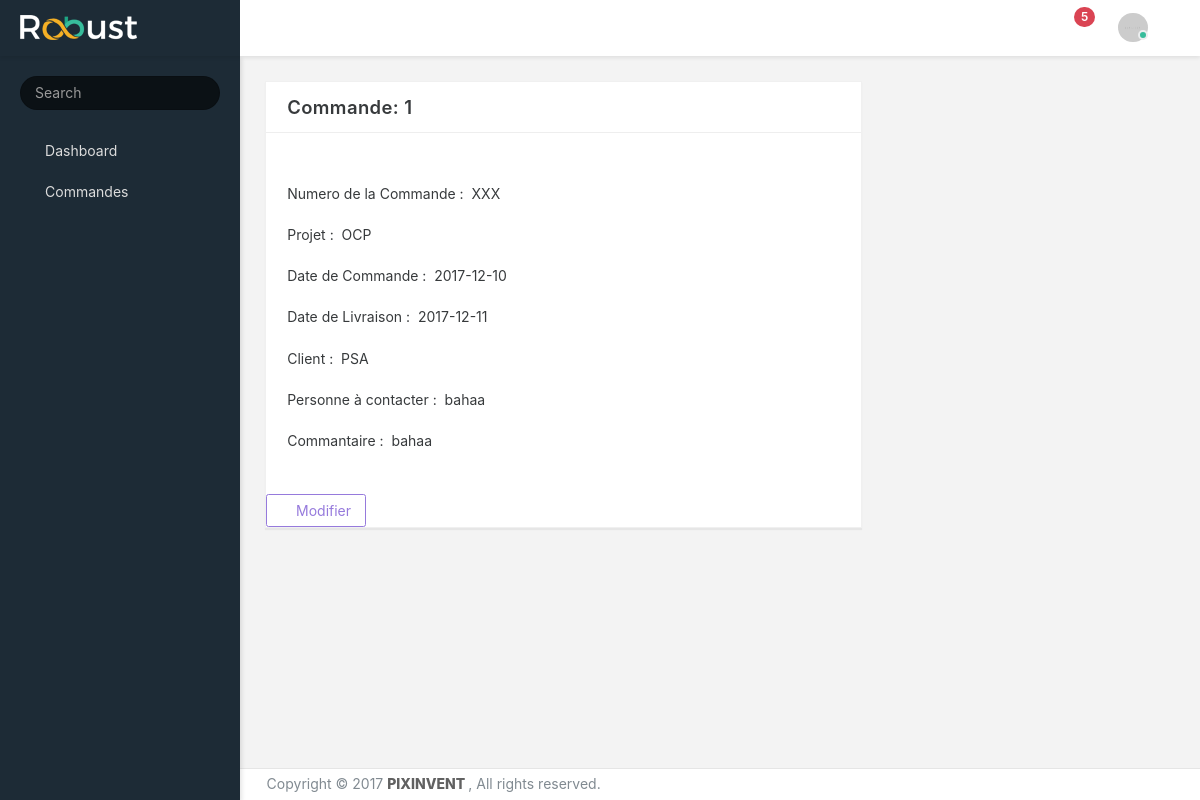
/Commande/info.php?id=1, run on the app's committed database.
### tables this page shows
CREATE TABLE commandes(
   id               int           NOT NULL     AUTO_INCREMENT,
   client_id        int           NOT NULL,
   numero           varchar(8)    NOT NULL,
   projet           varchar(10)   NOT NULL  ,
   date_commande    date          NOT NULL  ,
   date_livraison   date          NOT NULL  ,
   client           varchar(20)   NOT NULL  ,
   contact          varchar(20),
   commentaire      text,
   statuts          int          default 0,
   PRIMARY KEY (id)
);

### include/Basedonner.php (called while the page is built, shortened)
<?php
class BaseDonner
{
    function __construct($table, $columns)
    {
        $this->columns = $columns;
        $prop = array();
        foreach ($this->columns as $col) {
            $prop[$col] = '';
        }
        try{
            $this->db = new PDO('mysql:host=' . db_host . ';dbname=' . db_name, db_user, db_pass);
        }
        catch(PDOException $ex){
            die('impossible de se connecter a la base de donner');
        }
    }
    public static function trouver($col, $val)
    {
        $personne = new static();
        $stmt = $personne->db->prepare("SELECT * FROM " . static::table . " WHERE $col = :val limit 1");
        $stmt->execute(array(
                        ':val' => $val,
                       ));
        if ($stmt->rowCount() == 0)
            return false;
        else{
            $resultat = $stmt->fetchObject();
            foreach ($personne->columns as $col) {
                if(array_key_exists($col, $resultat))
                    $personne->$col = $resultat->$col;
            }
            $personne->id = $resultat->id;
            return $personne;
        }
    }
}

### include/outils.php (called while the page is built, shortened)
<?php
require_once('basedonner.php');
function lien($lien)
{
    return site . $lien;
}

### Commande/info.php (the view, shortened to what this page needs)
<?php
require __DIR__. '/../include/outils.php';
$commande = new commande();
$commande = $commande->trouver('id', $_GET['id']);
?>
<div data-scroll-to-active="true" class="main-menu menu-fixed menu-dark menu-accordion menu-shadow">
</div>
<nav class="header-navbar navbar navbar-with-menu navbar-fixed-top navbar-semi-dark navbar-shadow">
</nav>
<div class="app-content content container-fluid">
    <div class="content-wrapper">
        <div class="row">
            <div class="col-md-8">
                <div class="card">
                    <div class="card-header">
                        <h4 class="card-title">commande: <?=$_GET['id']?></h4>
                    </div>
                    <div class="card-body collapse in">
                        <div class="card-block">
                            <h4 class="form-section"><i class="icon-paper"></i></h4>
                                <div class="row">
                                    <div class="col-md-12">
                                        <div class="form-group">
                                            <label>Numero de la Commande  :&nbsp;</label>
                                            <label><?= $commande->numero ?></label>
                                        </div>
                                    </div>
                                </div>
                                <div class="row">
                                    <div class="col-md-12">
                                        <div class="form-group">
                                            <label>Projet  :&nbsp;</label>
                                            <label ><?= $commande->projet?></label>
                                        </div>
                                    </div>
                                </div>
                                <div class="row">
                                    <div class="col-md-12">
                                        <div class="form-group">
                                            <label>Date de Commande  :&nbsp;</label>
                                            <label ><?= $commande->date_commande?></label>
                                        </div>
                                    </div>
                                </div>
                                <div class="row">
                                    <div class="col-md-12">
                                        <div class="form-group">
                                            <label>Date de Livraison  :&nbsp;</label>
                                            <label ><?= $commande->date_livraison?></label>
                                            </div>
                                    </div>
                                </div>
                                <div class="row">
                                    <div class="col-md-12">
                                        <div class="form-group">
                                            <label>Client  :&nbsp;</label>
                                            <label ><?= $commande->client?></label>
                                        </div>
                                    </div>
                                </div>
                                <div class="row">
                                    <div class="col-md-12">
                                        <div class="form-group">
                                            <label>Personne à contacter  :&nbsp;</label>
                                            <label ><?= $commande->contact?></label>
                                        </div>
                                    </div>
                                </div>
                                <div class="row">
                                    <div class="col-md-12">
                                        <div class="form-group">
                                            <label>Commantaire  :&nbsp;</label>
                                            <label ><?= $commande->commentaire?></label>
                                        </div>
                                    </div>
                                </div>
                        </div>
                        <div class="form-actions right">
                            <a type="submit" class="btn btn-outline-primary" href="<?= lien('/commande/modifier.php?id=' . $commande->id)?>">
                                <i class="icon-cog"></i> Modifier
                            </a>
                        </div>
                    </div>
                </div>
            </div>
        </div>
    </div>
</div>

### public/css/app.css (style rules this page uses)
@media (max-width: 1366px) { html { font-size: 14px; } }
html { height: 100%; }
html body { height: 100%; background-color: #F3F3F3; direction: ltr; }
html body.fixed-navbar { padding-top: 4rem; }
html body .content { padding: 0; transition: 300ms ease all; backface-visibility: hidden; }
html body .content .content-wrapper { padding: 1.8rem; }
.main-menu { z-index: 1000; position: absolute; display: table-cell; }
.main-menu.menu-dark { color: #dcdcdc; background: #1D2B36; }
.main-menu.menu-fixed { position: fixed; height: 100%; top: 4rem; height: calc(100% - 4rem); }
.main-menu.menu-shadow { box-shadow: 2px 2px 4px rgba(0, 0, 0, 0.1); }
@media screen and (min-width: 0px) { body:after { content: "xs - min-width: 0px"; } }
@media screen and (min-width: 544px) { body:after { content: "sm - min-width: 544px"; } }
@media screen and (min-width: 768px) { body:after { content: "md - min-width: 768px"; } }
@media screen and (min-width: 992px) { body:after { content: "lg - min-width: 992px"; } }
@media screen and (min-width: 1200px) { body:after { content: "xl - min-width: 1200px"; } }
body:after { display: none; }

### public/css/core/menu/menu-types/vertical-menu.css (style rules this page uses)
body.vertical-layout.vertical-menu.menu-expanded .main-menu { width: 240px; transition: 300ms ease all; backface-visibility: hidden; }
body.vertical-layout.vertical-menu.menu-expanded .content, body.vertical-layout.vertical-menu.menu-expanded .footer { margin-left: 240px; }
@media (min-width: 992px) { body.vertical-layout.vertical-menu .main-menu { width: 240px; } }
@media (min-width: 992px) { body.vertical-layout.vertical-menu .content, body.vertical-layout.vertical-menu .footer { margin-left: 240px; } }

### data on the page
commandes: numero "XXX", projet "OCP", date_commande "2017-12-10", date_livraison "2017-12-11", client "PSA", contact "bahaa", commentaire "bahaa"

### other printed values
$_GET['id'] "1"
